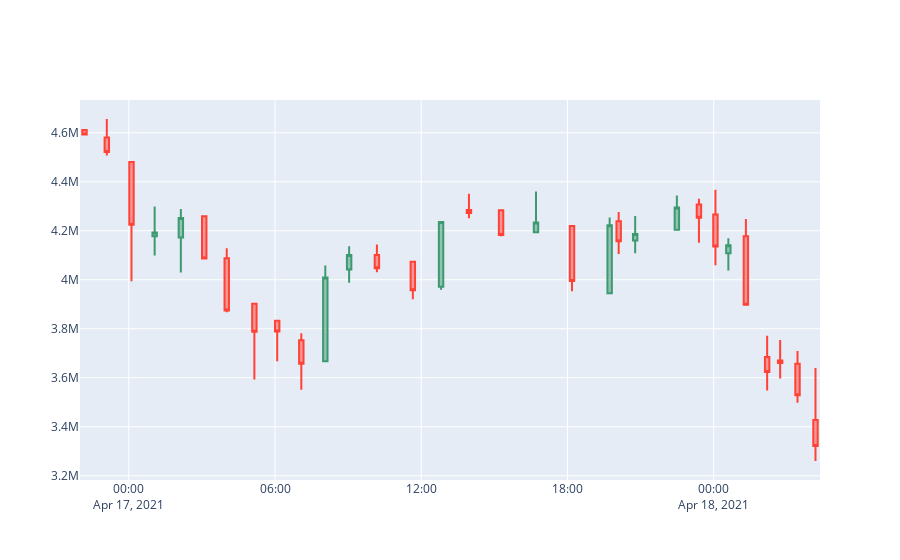

Write notebook code for a chart like this one.
### Markdown cell above
Finally use plotly to create the Candlestick Chart.

### Code cell
fig = go.Figure(data=[go.Candlestick(x=data['Date'],
                open=candlestick_data['Price']['first'], 
                high=candlestick_data['Price']['max'],
                low=candlestick_data['Price']['min'], 
                close=candlestick_data['Price']['last'])
                ])

fig.update_layout(xaxis_rangeslider_visible=False)

fig.show()
